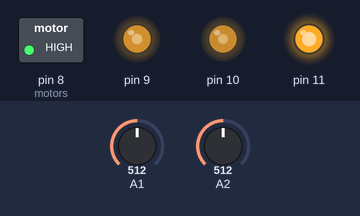
A sketch run on a simulated Arduino Uno, built with avr-gcc and run on an emulated ATmega328P. Parts: switched loads named in the sketch (green lamp = pin HIGH), output pins drawn as LEDs (lit = HIGH). Inputs (shaded band) come from the test bench; at power-on: A1 = 512, A2 = 512.

Above: at 0.8 s.
0.9 s: A1 set to 716
At 1.3 s:
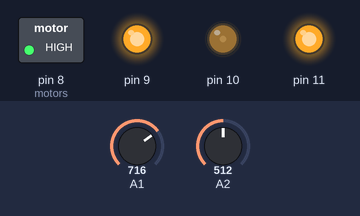
2.4 s: A2 set to 306
At 3.6 s:
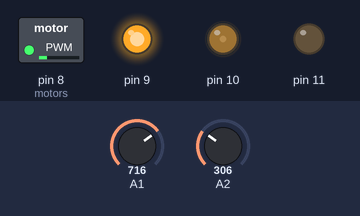
3.9 s: A1 set to 511
At 4.5 s:
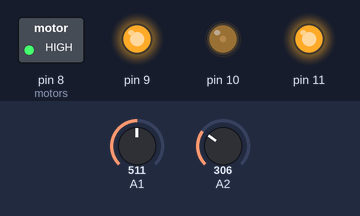
5.4 s: A2 set to 511
At 6.0 s:
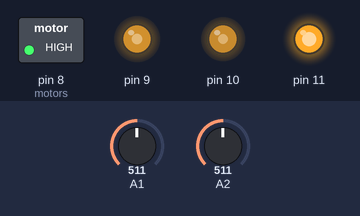
6.9 s: A1 set to 306
At 8.1 s:
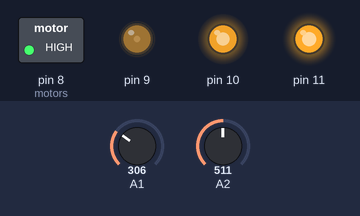
8.4 s: A2 set to 716
At 9.5 s:
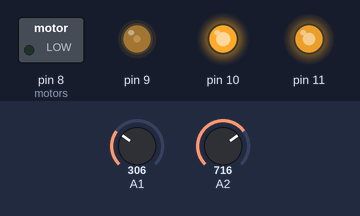
Timing chart, 0 to 10.9 s (numbered marks = the images above; inputs shaded):
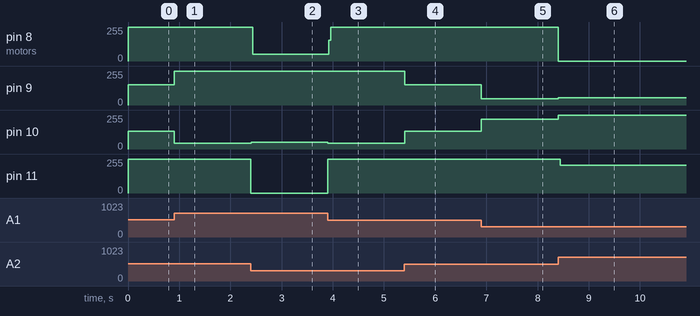

Measured:
- after the input at 0.9 s, pin 9: 153/255 → 255/255 at once; pin 10: 133/255 → 43/255 at once
- after the input at 2.4 s, pin 8 (motors): 255/255 → 50/255 at once; pin 10: 43/255 → 49/255 at once; pin 11: 255/255 → 0/255 at once
- after the input at 3.9 s, pin 8 (motors): 50/255 → 255/255 at once; pin 10: 49/255 → 42/255 at once; pin 11: 0/255 → 255/255 at once
- after the input at 5.4 s, pin 9: 255/255 → 153/255 at once; pin 10: 42/255 → 133/255 at once
- after the input at 6.9 s, pin 9: 153/255 → 48/255 at once; pin 10: 133/255 → 224/255 at once
- after the input at 8.4 s, pin 8 (motors): 255/255 → 0/255 at once; pin 9: 48/255 → 56/255 at once; pin 10: 224/255 → 255/255 at once; pin 11: 255/255 → 210/255 at once

The sketch:

Line_Follower_Funcionando.ino
```cpp
#include <avr/io.h>
#include <stdint.h>
#include <string.h>
#include <stdlib.h>

// function prototypes
void init();                                       // initialization
void play();                                       // move
void readSensors();                                // read sensor values and store them
void setM1Speed(float speed);                      // set speed of right motor
void setM2Speed(float speed);                      // set speed of left motor
void InitTimerCounter1();                          // motors
void InitADC();                                    // single read mode
uint16_t ReadADCSingleConversion(uint8_t channel); // reading sensors

// global variables
float set_speed_right, set_speed_left;
uint16_t right_sensor, left_sensor;
uint16_t pot_value = 0; // potentiometer
float offset = 0;       // difference between sensors
float T = 500;          // value where we consider black line (adjust according to hardware)
float kKp = 1.0/300.0;      // 1/max difference between sensors (Iadjust according to hardware)
float m_deviation = 0.87;

int main(){
  init();
  while(1){
    readSensors();
    play();

  }
}

void init(){
  sei();
  InitTimerCounter1();
  InitADC();
  DDRB |= ((1<<PB0)|(1<<PB1)|(1<<PB2)|(1<<PB3)); //set motors as outputs
}

void play(){
  // error
  int16_t error = right_sensor - left_sensor;
  offset = kKp * static_cast<float>(error);      // choose kKp so [-1.0 <= offset <= 1.0]
  set_speed_right =60;
  set_speed_left = 60*m_deviation;
  // acceleration
  if(right_sensor >= T || left_sensor >= T){      // on black line, going forward using P-control of the two motors
    setM1Speed((1.0 + offset)*set_speed_right);    // offset<-kKp*T: accelerate right motor
    setM2Speed((1.0 - offset)*set_speed_left);     // offset<-kKp*T: slow down left motor
  }else if(right_sensor < T && left_sensor < T){  // lost black line, going backward with fixed speed
    setM1Speed(-set_speed_right);
    setM2Speed(-set_speed_left);
  }else{                                          // unexpected situation
    setM1Speed(0);
    setM2Speed(0);
  }
}

void readSensors(){
  right_sensor = ReadADCSingleConversion(1<<PC0); // values between 0 and 1023
  left_sensor = ReadADCSingleConversion(1<<PC1);

}

void setM1Speed(float speed){
  if(speed>0){PORTB |= (1<<PB0);}
  if(speed<0){PORTB &= (0<<PB0); speed *= -1;}
  OCR1A = static_cast<uint16_t>(speed*(ICR1/100.0));

}

void setM2Speed(float speed){
  if(speed>0){PORTB |= (1<<PB3);}
  if(speed<0){PORTB &= (0<<PB3); speed *= -1;}
  OCR1B = static_cast<uint16_t>(speed*(ICR1/100.0));

}

void InitTimerCounter1(){
  TCCR1A = (1<<COM1A1)|(1<<COM1B1)|(1<<WGM11); // Set A and B on TOP, clear at compare match.
  TCCR1B = (1<<WGM12)|(1<<CS11)|(1<<WGM13);    // Fast PWM mode, 8 prescaler.
  ICR1 = 15999;
}

void InitADC(){
  ADMUX = (1<<REFS0);                           // internal Vcc (+5 V) as REF voltage
  ADCSRA = (1<<ADPS2) | (1<<ADPS1)| (1<<ADPS0); // prescale divison factor 128, ADC clock: 125 kHz, sampling rate: 9.6 KHz
  ADCSRA |= (1<<ADEN);                          // endable ADC
  ADCSRA |= (1<<ADSC);                          // start single conversion, do first ADC run (initialisation) to warm up
  do{}while(ADCSRA&(1<<ADSC));                  // wait until first conversion is finished, ADSC bit resets to 0 on ADC complete
  uint16_t garbage = ADC;                       // read ADC register to clean ADC
}

uint16_t ReadADCSingleConversion(uint8_t channel){
  const uint8_t kMuxMask = ((1<<MUX0) | (1<<MUX1) | (1<<MUX2) | (1<<MUX3));
  ADMUX &= ~kMuxMask;             // clear MUX
  ADMUX |= channel;               // set input channel
  ADCSRA |= (1<<ADSC);            // start single conversion
  do {} while(ADCSRA&(1<<ADSC));  // wait until it is finished
  return ADC;                     // return result
}
```
